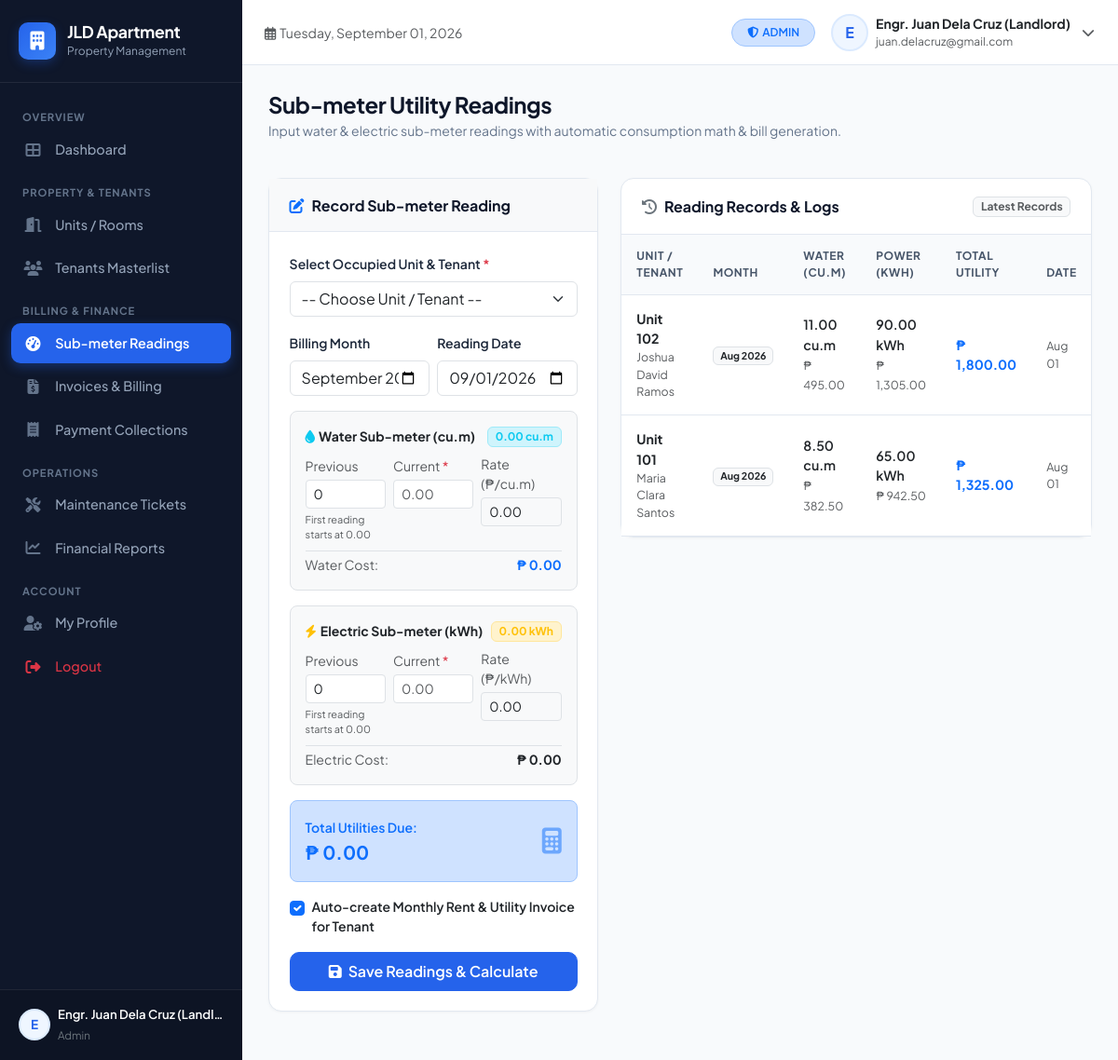
The app's page /views/admin/utilities.php (signed in) with its own data.
### tables this page shows
CREATE TABLE `utility_readings` (
    `id` INT AUTO_INCREMENT PRIMARY KEY,
    `unit_id` INT NOT NULL,
    `tenant_id` INT NOT NULL,
    `billing_month` VARCHAR(7) NOT NULL,  
    `prev_water_reading` DECIMAL(8,2) DEFAULT 0.00,
    `curr_water_reading` DECIMAL(8,2) DEFAULT 0.00,
    `water_consumption` DECIMAL(8,2) DEFAULT 0.00,
    `water_rate` DECIMAL(8,2) DEFAULT 45.00,
    `water_amount` DECIMAL(10,2) DEFAULT 0.00,
    `prev_electric_reading` DECIMAL(8,2) DEFAULT 0.00,
    `curr_electric_reading` DECIMAL(8,2) DEFAULT 0.00,
    `electric_consumption` DECIMAL(8,2) DEFAULT 0.00,
    `electric_rate` DECIMAL(8,2) DEFAULT 14.50,
    `electric_amount` DECIMAL(10,2) DEFAULT 0.00,
    `reading_date` DATE NOT NULL,
    `created_at` TIMESTAMP DEFAULT CURRENT_TIMESTAMP,
    CONSTRAINT `fk_reading_unit` FOREIGN KEY (`unit_id`) REFERENCES `units` (`id`) ON DELETE CASCADE,
    CONSTRAINT `fk_reading_tenant` FOREIGN KEY (`tenant_id`) REFERENCES `tenants` (`id`) ON DELETE CASCADE
);

CREATE TABLE `units` (
    `id` INT AUTO_INCREMENT PRIMARY KEY,
    `property_id` INT NOT NULL,
    `unit_number` VARCHAR(30) NOT NULL,
    `floor_level` INT DEFAULT 1,
    `unit_type` VARCHAR(50) NOT NULL DEFAULT 'Studio',
    `monthly_rent` DECIMAL(10,2) NOT NULL DEFAULT 0.00,
    `security_deposit` DECIMAL(10,2) NOT NULL DEFAULT 0.00,
    `water_rate_per_unit` DECIMAL(8,2) DEFAULT 45.00,
    `electric_rate_per_kwh` DECIMAL(8,2) DEFAULT 14.50,
    `status` ENUM('vacant', 'occupied', 'maintenance', 'reserved') NOT NULL DEFAULT 'vacant',
    `max_occupants` INT DEFAULT 2,
    `description` TEXT NULL,
    `created_at` TIMESTAMP DEFAULT CURRENT_TIMESTAMP,
    CONSTRAINT `fk_unit_property` FOREIGN KEY (`property_id`) REFERENCES `properties` (`id`) ON DELETE CASCADE
);

CREATE TABLE `tenants` (
    `id` INT AUTO_INCREMENT PRIMARY KEY,
    `user_id` INT NULL,
    `unit_id` INT NULL,
    `first_name` VARCHAR(50) NOT NULL,
    `last_name` VARCHAR(50) NOT NULL,
    `email` VARCHAR(100) NULL,
    `phone` VARCHAR(20) NOT NULL,
    `emergency_contact_name` VARCHAR(100) NULL,
    `emergency_contact_phone` VARCHAR(20) NULL,
    `id_type` VARCHAR(50) DEFAULT 'UMID / National ID',
    `id_number` VARCHAR(50) NULL,
    `id_photo` VARCHAR(255) NULL,
    `lease_start` DATE NOT NULL,
    `lease_end` DATE NOT NULL,
    `rent_due_day` INT DEFAULT 5,
    `deposit_paid` DECIMAL(10,2) DEFAULT 0.00,
    `advance_paid` DECIMAL(10,2) DEFAULT 0.00,
    `status` ENUM('active', 'moved_out', 'evicted') NOT NULL DEFAULT 'active',
    `notes` TEXT NULL,
    `created_at` TIMESTAMP DEFAULT CURRENT_TIMESTAMP,
    CONSTRAINT `fk_tenant_user` FOREIGN KEY (`user_id`) REFERENCES `users` (`id`) ON DELETE SET NULL,
    CONSTRAINT `fk_tenant_unit` FOREIGN KEY (`unit_id`) REFERENCES `units` (`id`) ON DELETE RESTRICT
);

### config/helpers.php (called while the page is built, shortened)
<?php
function formatPeso($amount) {
    return '₱ ' . number_format((float)($amount ?? 0), 2, '.', ',');
}
function formatDate($date, $format = 'M d, Y') {
    return date($format, strtotime($date));
}

### views/admin/utilities.php (the view, shortened to what this page needs)
<?php
$pdo = getDBConnection();
$readingsHistory = $pdo->query("SELECT ur.*, u.unit_number, t.first_name, t.last_name
    FROM utility_readings ur
    JOIN units u ON ur.unit_id = u.id
    JOIN tenants t ON ur.tenant_id = t.id
    ORDER BY ur.reading_date DESC, ur.id DESC")->fetchAll();
include_once dirname(dirname(__DIR__)) . '/includes/header.php';
?>
<div class="d-md-flex align-items-center justify-content-between mb-4">
    <div>
        <h1 class="page-title">Sub-meter Utility Readings</h1>
        <p class="page-subtitle">Input water & electric sub-meter readings with automatic consumption math & bill generation.</p>
    </div>
</div>
<div class="row g-4">
    <div class="col-12 col-xl-5">
        <div class="custom-card">
            <div class="custom-card-header bg-light">
                <h5 class="custom-card-title"><i class="fas fa-edit text-primary me-2"></i>Record Sub-meter Reading</h5>
            </div>
            <div class="custom-card-body">
                <form action="<?php echo BASE_URL; ?>controllers/UtilityController.php?action=record" method="POST">
                    <div class="mb-3">
                        <label class="form-label small fw-semibold">Select Occupied Unit & Tenant <span class="text-danger">*</span></label>
                        <select name="tenant_unit" id="tenant_unit_select" class="form-select" required onchange="onTenantUnitChanged(this)">
                            <option value="">-- Choose Unit / Tenant --</option>
                        </select>
                    </div>
                    <div class="row g-2 mb-3">
                        <div class="col-6">
                            <label class="form-label small fw-semibold">Billing Month</label>
                            <input type="month" name="billing_month" id="billing_month" class="form-control" value="<?php echo date('Y-m'); ?>" required>
                        </div>
                        <div class="col-6">
                            <label class="form-label small fw-semibold">Reading Date</label>
                            <input type="date" name="reading_date" class="form-control" value="<?php echo date('Y-m-d'); ?>" required>
                        </div>
                    </div>
                    <div class="p-3 bg-light rounded-3 border mb-3">
                        <div class="d-flex align-items-center justify-content-between mb-2">
                            <span class="fw-bold small text-dark"><i class="fas fa-tint text-info me-1"></i>Water Sub-meter (cu.m)</span>
                            <span class="badge bg-info-subtle text-info border border-info-subtle" id="water_consumption_badge">0.00 cu.m</span>
                        </div>
                        <div class="row g-2">
                            <div class="col-4">
                                <label class="form-label small text-muted mb-1">Previous</label>
                                <input type="number" step="0.01" min="0" name="prev_water_reading" id="prev_water_reading" class="form-control form-control-sm" placeholder="0.00" value="0">
                                <small class="text-muted d-block mt-1" id="water_previous_hint" style="font-size:0.68rem;">First reading starts at 0.00</small>
                            </div>
                            <div class="col-4">
                                <label class="form-label small text-muted mb-1">Current <span class="text-danger">*</span></label>
                                <input type="number" step="0.01" name="curr_water_reading" id="curr_water_reading" class="form-control form-control-sm" placeholder="0.00" required>
                            </div>
                            <div class="col-4">
                                <label class="form-label small text-muted mb-1">Rate (₱/cu.m)</label>
                                <input type="number" step="0.01" name="water_rate" id="water_rate" class="form-control form-control-sm bg-light" value="0.00" readonly>
                            </div>
                        </div>
                        <div class="d-flex justify-content-between mt-2 pt-1 border-top small">
                            <span class="text-muted">Water Cost:</span>
                            <strong class="text-primary" id="water_total_cost">₱ 0.00</strong>
                        </div>
                    </div>
                    <div class="p-3 bg-light rounded-3 border mb-3">
                        <div class="d-flex align-items-center justify-content-between mb-2">
                            <span class="fw-bold small text-dark"><i class="fas fa-bolt text-warning me-1"></i>Electric Sub-meter (kWh)</span>
                            <span class="badge bg-warning-subtle text-warning border border-warning-subtle" id="elec_consumption_badge">0.00 kWh</span>
                        </div>
                        <div class="row g-2">
                            <div class="col-4">
                                <label class="form-label small text-muted mb-1">Previous</label>
                                <input type="number" step="0.01" min="0" name="prev_electric_reading" id="prev_electric_reading" class="form-control form-control-sm" placeholder="0.00" value="0">
                                <small class="text-muted d-block mt-1" id="electric_previous_hint" style="font-size:0.68rem;">First reading starts at 0.00</small>
                            </div>
                            <div class="col-4">
                                <label class="form-label small text-muted mb-1">Current <span class="text-danger">*</span></label>
                                <input type="number" step="0.01" name="curr_electric_reading" id="curr_electric_reading" class="form-control form-control-sm" placeholder="0.00" required>
                            </div>
                            <div class="col-4">
                                <label class="form-label small text-muted mb-1">Rate (₱/kWh)</label>
                                <input type="number" step="0.01" name="electric_rate" id="electric_rate" class="form-control form-control-sm bg-light" value="0.00" readonly>
                            </div>
                        </div>
                        <div class="d-flex justify-content-between mt-2 pt-1 border-top small">
                            <span class="text-muted">Electric Cost:</span>
                            <strong class="text-warning text-dark" id="electric_total_cost">₱ 0.00</strong>
                        </div>
                    </div>
                    <div class="p-3 bg-primary-subtle border border-primary-subtle rounded-3 mb-3 d-flex align-items-center justify-content-between">
                        <div>
                            <span class="small fw-semibold text-primary">Total Utilities Due:</span>
                            <div class="fs-5 fw-bold text-primary" id="utility_grand_total">₱ 0.00</div>
                        </div>
                        <i class="fas fa-calculator fs-3 text-primary opacity-50"></i>
                    </div>
                    <div class="form-check mb-3">
                        <input class="form-check-input" type="checkbox" name="auto_generate_invoice" id="autoGenerateInv" checked>
                        <label class="form-check-label small fw-semibold text-dark" for="autoGenerateInv">
                            Auto-create Monthly Rent & Utility Invoice for Tenant
                        </label>
                    </div>
                    <button type="submit" class="btn btn-primary w-100">
                        <i class="fas fa-save me-1"></i> Save Readings & Calculate
                    </button>
                </form>
            </div>
        </div>
    </div>
    <div class="col-12 col-xl-7">
        <div class="custom-card">
            <div class="custom-card-header">
                <h5 class="custom-card-title"><i class="fas fa-history text-secondary me-2"></i>Reading Records & Logs</h5>
                <span class="badge bg-light text-muted border">Latest Records</span>
            </div>
            <div class="table-responsive">
                <table class="table table-custom mb-0">
                    <thead>
                        <tr>
                            <th>Unit / Tenant</th>
                            <th>Month</th>
                            <th>Water (cu.m)</th>
                            <th>Power (kWh)</th>
                            <th>Total Utility</th>
                            <th>Date</th>
                        </tr>
                    </thead>
                    <tbody>
                        <?php if (empty($readingsHistory)): ?>
                            <tr><td colspan="6" class="text-center text-muted py-4">No utility readings logged yet.</td></tr>
                        <?php else: ?>
                            <?php foreach ($readingsHistory as $rh): ?>
                                <tr>
                                    <td>
                                        <strong class="text-dark"><?php echo htmlspecialchars($rh['unit_number']); ?></strong>
                                        <div class="small text-muted"><?php echo htmlspecialchars($rh['first_name'] . ' ' . $rh['last_name']); ?></div>
                                    </td>
                                    <td>
                                        <span class="badge bg-light text-dark border"><?php echo date('M Y', strtotime($rh['billing_month'] . '-01')); ?></span>
                                    </td>
                                    <td>
                                        <div class="fw-semibold text-dark"><?php echo number_format($rh['water_consumption'], 2); ?> cu.m</div>
                                        <small class="text-muted"><?php echo formatPeso($rh['water_amount']); ?></small>
                                    </td>
                                    <td>
                                        <div class="fw-semibold text-dark"><?php echo number_format($rh['electric_consumption'], 2); ?> kWh</div>
                                        <small class="text-muted"><?php echo formatPeso($rh['electric_amount']); ?></small>
                                    </td>
                                    <td class="fw-bold text-primary">
                                        <?php echo formatPeso($rh['water_amount'] + $rh['electric_amount']); ?>
                                    </td>
                                    <td class="text-muted small">
                                        <?php echo formatDate($rh['reading_date'], 'M d'); ?>
                                    </td>
                                </tr>
                            <?php endforeach; ?>
                        <?php endif; ?>
                    </tbody>
                </table>
            </div>
        </div>
    </div>
</div>
<?php include_once dirname(dirname(__DIR__)) . '/includes/footer.php'; ?>

### assets/css/custom.css (style rules this page uses)
:root { --primary-color: #2563eb; --primary-hover: #1d4ed8; --primary-subtle: #eff6ff; --secondary-color: #64748b; --success-color: #059669; --success-subtle: #ecfdf5; --warning-color: #d97706; --warning-subtle: #fffbeb; --danger-color: #dc2626; --danger-subtle: #fef2f2; --dark-surface: #0f172a; --sidebar-bg: #0f172a; --sidebar-hover: #1e293b; --sidebar-active: #2563eb; --body-bg: #f8fafc; --card-bg: #ffffff; --border-color: #e2e8f0; --text-main: #1e293b; --text-muted: #64748b; --sidebar-width: 260px; --radius-md: 10px; --radius-lg: 14px; }
body { font-family: 'Plus Jakarta Sans', -apple-system, BlinkMacSystemFont, "Segoe UI", Roboto, sans-serif; background-color: var(--body-bg); color: var(--text-main); min-height: 100vh; overflow-x: hidden; }
.page-title { font-size: 1.5rem; font-weight: 700; color: #0f172a; letter-spacing: -0.02em; margin: 0; }
.page-subtitle { font-size: 0.875rem; color: var(--text-muted); margin-top: 0.2rem; }
.custom-card { background: #ffffff; border: 1px solid var(--border-color); border-radius: var(--radius-lg); box-shadow: 0 1px 3px rgba(0, 0, 0, 0.04); margin-bottom: 1.5rem; }
.custom-card-header { padding: 1.15rem 1.35rem; border-bottom: 1px solid var(--border-color); display: flex; align-items: center; justify-content: space-between; background-color: transparent; }
.custom-card-title { font-size: 1rem; font-weight: 700; color: #0f172a; margin: 0; }
.custom-card-body { padding: 1.35rem; }
.table-custom { margin-bottom: 0; font-size: 0.885rem; }
.table-custom thead th { background-color: #f8fafc; color: #475569; font-weight: 700; font-size: 0.75rem; text-transform: uppercase; letter-spacing: 0.05em; border-top: none; border-bottom: 1px solid var(--border-color); padding: 0.85rem 1rem; }
.table-custom tbody td { padding: 0.95rem 1rem; vertical-align: middle; border-bottom: 1px solid var(--border-color); color: #334155; }
.btn-primary { background-color: var(--primary-color); border-color: var(--primary-color); font-weight: 600; border-radius: var(--radius-md); padding: 0.5rem 1rem; }

### records on screen
utility_readings: unit.unit_number "Unit 102", tenant.last_name "Joshua David Ramos", billing_month "Aug 2026", water_consumption "11.00", water_amount "₱ 495.00", electric_consumption "90.00", electric_amount "₱ 1,305.00", formatPeso($rh['water_amount'] + $rh['electric_amount']) "₱ 1,800.00", reading_date "Aug 01"
utility_readings: unit.unit_number "Unit 101", tenant.last_name "Maria Clara Santos", billing_month "Aug 2026", water_consumption "8.50", water_amount "₱ 382.50", electric_consumption "65.00", electric_amount "₱ 942.50", formatPeso($rh['water_amount'] + $rh['electric_amount']) "₱ 1,325.00", reading_date "Aug 01"

### other values on screen
substr($currentUser['name'] ?? 'U', 0, 1) "E"
$currentUser['name'] "Engr. Juan Dela Cruz (Landl…"
str_replace('_', ' ', $currentUser['role'] ?? '') "Admin"
str_replace('_', ' ', $currentUser['role'] ?? 'User') "ADMIN"
$currentUser['name'] "Engr. Juan Dela Cruz (Landlord)"
$currentUser['email'] "juan.delacruz@gmail.com"
